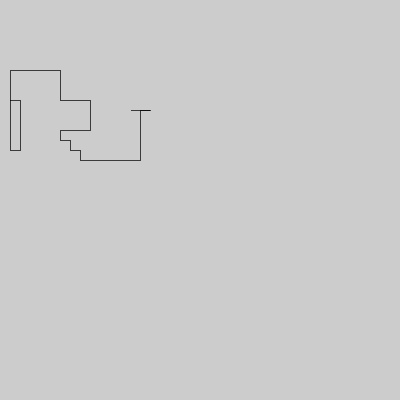
Frame 1 (no input)
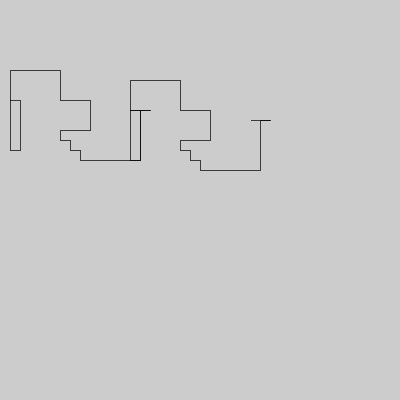
Frame 2 (the mouse pressed at the canvas centre, redrawn once)

The Processing sketch that drew these frames (run headless with seeded random() and noise(); the mouse was pressed at the canvas centre and the sketch redrawn once):

// Processing sketch: Loops
// ── Loops.pde
// Brianna Norton 2B | September 27, 2022 | Loops //<>//
int x, y;

void setup() {
  size(400, 400);
  frameRate(10);
  x = 10;
  y = 100;
}

void draw() {
  fill(255);
  drawName();
  noLoop();
}

void drawName() {
  moveRight(10);
  moveDown(50);
  moveLeft(10);
  moveUp(80);
  moveRight(50);
  moveDown(30);
  moveRight(30);
  moveDown(30);
  moveLeft(30);
  moveDown(10);
  moveRight(10);
  moveDown(10);
  moveRight(10);
  moveDown(10);
  moveRight(10);
  moveRight(50);
  moveUp(50);
  moveRight(10);
  moveLeft(20);
}
void moveRight(int rep) {
  for (int i=0; i<rep; i++) {
    point(x+i, y);
  }
  x = x + rep;
}

void moveLeft(int rep) {
  for (int i=0; i<rep; i++) {
    point(x-i, y);
  }
  x = x - rep;
}

void moveUp(int rep) {
  for (int i=0; i<rep; i++) {
    point(x, y-i);
  }
  y = y - rep;
}

void moveDown(int rep) {
  for (int i=0; i<rep; i++) {
    point(x, y+i);
  }
  y = y + rep;
}
